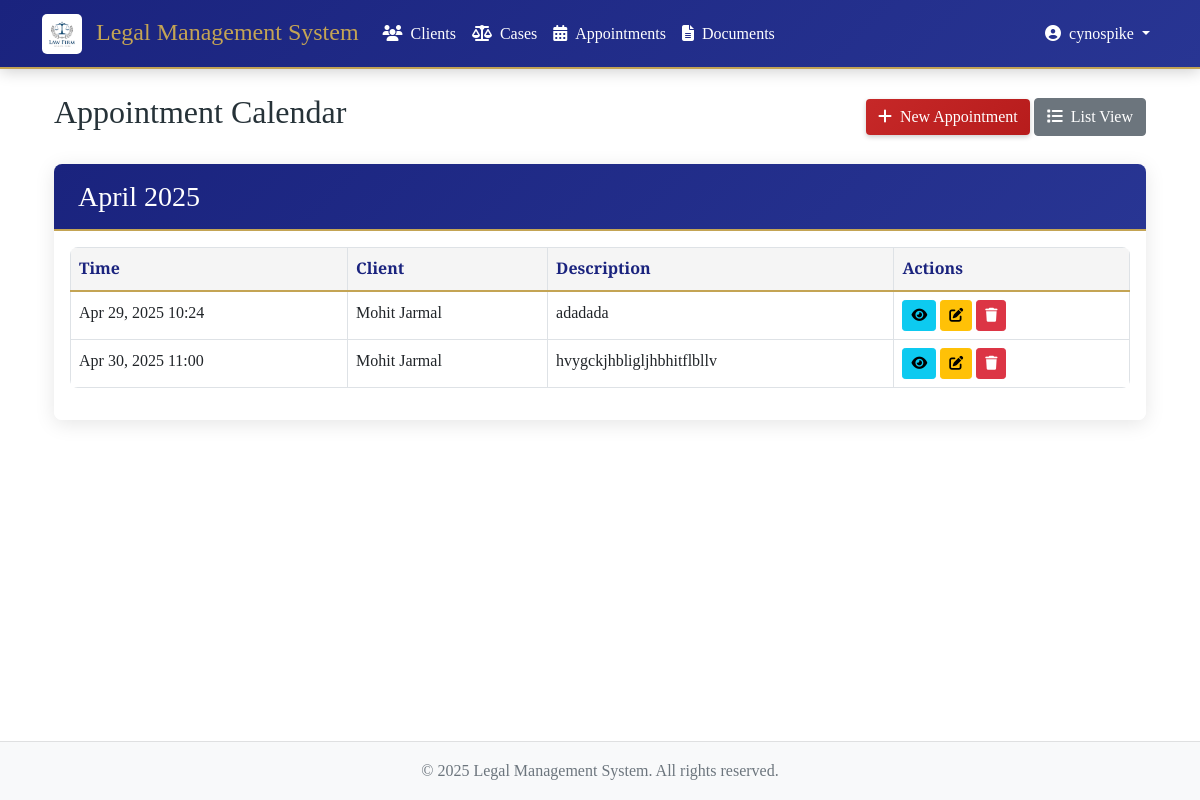
The page /appointments/calendar/ (signed in) on the database its author committed.
### appointments/models.py (models this page shows, shortened)
class Appointment(models.Model):
    STATUS_CHOICES = [
        ('SCHEDULED', 'Scheduled'),
        ('COMPLETED', 'Completed'),
        ('CANCELLED', 'Cancelled'),
        ('RESCHEDULED', 'Rescheduled'),
    ]
    title = models.CharField(max_length=200)
    client = models.ForeignKey(Client, on_delete=models.CASCADE, related_name='appointments')
    case = models.ForeignKey(Case, on_delete=models.CASCADE, related_name='appointments', null=True, blank=True)
    date_time = models.DateTimeField()
    description = models.TextField(blank=True)
    status = models.CharField(max_length=20, choices=STATUS_CHOICES, default='SCHEDULED')
    created_at = models.DateTimeField(auto_now_add=True)
    created_by = models.ForeignKey(settings.AUTH_USER_MODEL, on_delete=models.CASCADE)
    class Meta:
        ordering = ['-date_time']

### clients/models.py (models this page shows, shortened)
class Client(models.Model):
    first_name = models.CharField(max_length=100)
    last_name = models.CharField(max_length=100)
    email = models.EmailField()
    phone = models.CharField(max_length=20)
    address = models.TextField()
    date_of_birth = models.DateField()
    created_at = models.DateTimeField(auto_now_add=True)
    @property
    def name(self):
        return f"{self.first_name} {self.last_name}"
    class Meta:
        ordering = ['-created_at']

### appointments/views.py (the view)
# urls.py: path('calendar/', views.appointment_calendar, name='appointment_calendar'),
@login_required
def appointment_calendar(request):
    today = timezone.now()
    appointments = Appointment.objects.filter(
        date_time__year=today.year,
        date_time__month=today.month
    ).order_by('date_time')
    context = {
        'appointments': appointments,
        'current_month': today.strftime('%B %Y')
    }
    return render(request, 'appointments/appointment_calendar.html', context)

### templates/appointments/appointment_calendar.html (shortened to what this page needs)
{% extends 'base.html' %}
{% block content %}
<div class="container mt-4">
    <div class="d-flex justify-content-between align-items-center mb-4">
        <h2>Appointment Calendar</h2>
        <div>
            <a href="{% url 'appointments:appointment_create' %}" class="btn btn-primary">
                <i class="fas fa-plus me-2"></i>New Appointment
            </a>
            <a href="{% url 'appointments:appointment_list' %}" class="btn btn-secondary">
                <i class="fas fa-list me-2"></i>List View
            </a>
        </div>
    </div>
    <div class="card">
        <div class="card-header">
            <h3 class="card-title mb-0">{{ current_month }}</h3>
        </div>
        <div class="card-body">
            <div class="table-responsive">
                <table class="table table-bordered">
                    <thead>
                        <tr>
                            <th>Time</th>
                            <th>Client</th>
                            <th>Description</th>
                            <th>Actions</th>
                        </tr>
                    </thead>
                    <tbody>
                        {% for appointment in appointments %}
                        <tr>
                            <td>{{ appointment.date_time|date:"M d, Y H:i" }}</td>
                            <td>{{ appointment.client.name }}</td>
                            <td>{{ appointment.description }}</td>
                            <td>
                                <a href="{% url 'appointments:appointment_detail' appointment.pk %}" class="btn btn-sm btn-info">
                                    <i class="fas fa-eye"></i>
                                </a>
                                <a href="{% url 'appointments:appointment_update' appointment.pk %}" class="btn btn-sm btn-warning">
                                    <i class="fas fa-edit"></i>
                                </a>
                                <a href="{% url 'appointments:appointment_delete' appointment.pk %}" class="btn btn-sm btn-danger">
                                    <i class="fas fa-trash"></i>
                                </a>
                            </td>
                        </tr>
                        {% empty %}
                        <tr>
                            <td colspan="4" class="text-center">No appointments scheduled for this month.</td>
                        </tr>
                        {% endfor %}
                    </tbody>
                </table>
            </div>
        </div>
    </div>
</div>
{% endblock %}

### templates/base.html (shortened to what this page needs)
{% load static %}
<!DOCTYPE html>
<html lang="en">
<head>
    <link href="https://cdn.jsdelivr.net/npm/bootstrap@5.1.3/dist/css/bootstrap.min.css" rel="stylesheet">
    <link rel="stylesheet" href="https://cdnjs.cloudflare.com/ajax/libs/font-awesome/6.5.1/css/all.min.css">
    <link rel="stylesheet" href="{% static 'css/style.css' %}">
    <link rel="stylesheet" href="{% static 'css/animations.css' %}">
</head>
<body>
    <nav class="navbar navbar-expand-lg navbar-dark">
        <div class="container">
            <a class="navbar-brand" href="{% url 'dashboard' %}">
                <img src="{% static 'images/logo.png' %}" alt="Legal Management System" height="40" class="me-2">
                Legal Management System
            </a>
            {% if user.is_authenticated %}
            <div class="collapse navbar-collapse" id="navbarNav">
                <ul class="navbar-nav me-auto">
                    <li class="nav-item">
                        <a class="nav-link" href="{% url 'clients:client_list' %}">
                            <i class="fas fa-users me-2"></i>Clients
                        </a>
                    </li>
                    <li class="nav-item">
                        <a class="nav-link" href="{% url 'cases:case_list' %}">
                            <i class="fas fa-balance-scale me-2"></i>Cases
                        </a>
                    </li>
                    <li class="nav-item">
                        <a class="nav-link" href="{% url 'appointments:appointment_list' %}">
                            <i class="fas fa-calendar-alt me-2"></i>Appointments
                        </a>
                    </li>
                    <li class="nav-item">
                        <a class="nav-link" href="{% url 'documents:document_list' %}">
                            <i class="fas fa-file-alt me-2"></i>Documents
                        </a>
                    </li>
                </ul>
                <div class="navbar-nav">
                    <div class="nav-item dropdown">
                        <a class="nav-link dropdown-toggle" href="#" id="userDropdown" role="button" data-bs-toggle="dropdown">
                            <i class="fas fa-user-circle me-2"></i>{{ user.username }}
                        </a>
                    </div>
                </div>
            </div>
            {% endif %}
        </div>
    </nav>
    <div class="content-wrapper">
        <div class="container mt-4">
            {% block content %}
            {% endblock %}
        </div>
    </div>
    <footer class="footer py-3 bg-light">
        <div class="container text-center">
            <span class="text-muted">© {% now "Y" %} Legal Management System. All rights reserved.</span>
        </div>
    </footer>
</body>
</html>

### static/css/style.css (style rules this page uses)
:root { --primary-color: #1a237e; --secondary-color: #283593; --accent-color: #c62828; --text-color: #263238; --light-bg: #f5f5f5; --gold-accent: #c4a454; }
body { font-family: 'Crimson Text', serif; color: var(--text-color); line-height: 1.6; min-height: 100vh; display: flex; flex-direction: column; margin: 0; }
.content-wrapper { flex: 1 0 auto; padding-bottom: 60px; }
.footer { flex-shrink: 0; background-color: var(--light-bg); position: fixed; bottom: 0; width: 100%; z-index: 100; border-top: 1px solid rgba(0, 0, 0, 0.1); }
.content-wrapper::before { content: ''; position: absolute; top: 0; left: 0; right: 0; bottom: 0; background-color: rgba(255, 255, 255, 0.85); z-index: -1; }
.navbar { margin-bottom: 0; }
.footer { margin-top: auto; background-color: var(--light-bg); }
.card { background-color: rgba(255, 255, 255, 0.9); backdrop-filter: blur(5px); }
.navbar { background: linear-gradient(135deg, rgba(26, 35, 126, 0.95), rgba(40, 53, 147, 0.95)) !important; }
.table { background-color: rgba(255, 255, 255, 0.9); }
.navbar { background: linear-gradient(135deg, var(--primary-color), var(--secondary-color)) !important; box-shadow: 0 2px 15px rgba(0,0,0,0.2); border-bottom: 2px solid var(--gold-accent); }
.navbar-brand { font-family: 'Cormorant Garamond', serif; font-size: 1.5rem; color: var(--gold-accent) !important; }
.nav-link { color: #fff !important; font-weight: 500; transition: color 0.3s ease; }
.card { border: none; box-shadow: 0 4px 20px rgba(0,0,0,0.1); background: rgba(255, 255, 255, 0.97); border-radius: 8px; overflow: hidden; }
.card-header { background: linear-gradient(135deg, var(--primary-color), var(--secondary-color)); color: white; border-bottom: 2px solid var(--gold-accent); padding: 1rem 1.5rem; }
.card-header h2, .card-header h3 { font-family: 'Cormorant Garamond', serif; margin: 0; }
.btn-primary { background: linear-gradient(135deg, var(--accent-color), #b71c1c); border: none; box-shadow: 0 2px 5px rgba(0,0,0,0.2); transition: all 0.3s ease; }
.table { background: white; border-radius: 8px; overflow: hidden; }
.table thead th { background: var(--light-bg); color: var(--primary-color); font-family: 'Cormorant Garamond', serif; border-bottom: 2px solid var(--gold-accent); }
.navbar-brand img { border-radius: 5px; object-fit: contain; height: 40px; width: auto; transition: transform 0.3s ease; }

### rows shown on the page
Appointment: date_time "Apr 29, 2025 10:24", client.name "Mohit Jarmal", description "adadada"
Appointment: date_time "Apr 30, 2025 11:00", client.name "Mohit Jarmal", description "hvygckjhbligljhbhitflbllv"

### other values the page prints
{{ user.username }} "cynospike"
